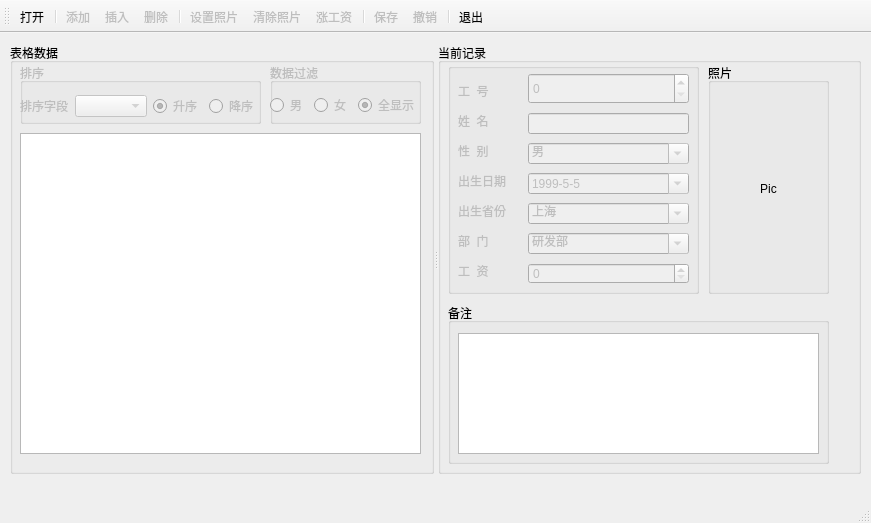
<?xml version="1.0" encoding="UTF-8"?>
<ui version="4.0">
 <class>MainWindow</class>
 <widget class="QMainWindow" name="MainWindow">
  <property name="geometry">
   <rect>
    <x>0</x>
    <y>0</y>
    <width>871</width>
    <height>523</height>
   </rect>
  </property>
  <property name="windowTitle">
   <string>Sql Manager</string>
  </property>
  <property name="windowIcon">
   <iconset resource="rsc.qrc">
    <normaloff>:/icons/icons/home.png</normaloff>:/icons/icons/home.png</iconset>
  </property>
  <widget class="QWidget" name="centralwidget">
   <widget class="QSplitter" name="splitter">
    <property name="geometry">
     <rect>
      <x>10</x>
      <y>10</y>
      <width>851</width>
      <height>431</height>
     </rect>
    </property>
    <property name="orientation">
     <enum>Qt::Horizontal</enum>
    </property>
    <widget class="QGroupBox" name="groupBox_table">
     <property name="enabled">
      <bool>true</bool>
     </property>
     <property name="title">
      <string>表格数据</string>
     </property>
     <widget class="QGroupBox" name="groupBox_order">
      <property name="enabled">
       <bool>false</bool>
      </property>
      <property name="geometry">
       <rect>
        <x>10</x>
        <y>20</y>
        <width>241</width>
        <height>61</height>
       </rect>
      </property>
      <property name="title">
       <string>排序</string>
      </property>
      <widget class="QWidget" name="layoutWidget">
       <property name="geometry">
        <rect>
         <x>0</x>
         <y>30</y>
         <width>238</width>
         <height>26</height>
        </rect>
       </property>
       <layout class="QHBoxLayout" name="horizontalLayout">
        <item>
         <widget class="QLabel" name="label_order">
          <property name="text">
           <string>排序字段</string>
          </property>
         </widget>
        </item>
        <item>
         <widget class="QComboBox" name="comboBox_order"/>
        </item>
        <item>
         <widget class="QRadioButton" name="radioButton_ascend">
          <property name="text">
           <string>升序</string>
          </property>
          <property name="checked">
           <bool>true</bool>
          </property>
         </widget>
        </item>
        <item>
         <widget class="QRadioButton" name="radioButton_descend">
          <property name="text">
           <string>降序</string>
          </property>
         </widget>
        </item>
       </layout>
      </widget>
     </widget>
     <widget class="QGroupBox" name="groupBox_filter">
      <property name="enabled">
       <bool>false</bool>
      </property>
      <property name="geometry">
       <rect>
        <x>260</x>
        <y>20</y>
        <width>151</width>
        <height>61</height>
       </rect>
      </property>
      <property name="title">
       <string>数据过滤</string>
      </property>
      <widget class="QWidget" name="layoutWidget">
       <property name="geometry">
        <rect>
         <x>0</x>
         <y>30</y>
         <width>149</width>
         <height>24</height>
        </rect>
       </property>
       <layout class="QHBoxLayout" name="horizontalLayout_2">
        <item>
         <widget class="QRadioButton" name="radioButton_man">
          <property name="text">
           <string>男</string>
          </property>
          <property name="checked">
           <bool>false</bool>
          </property>
         </widget>
        </item>
        <item>
         <widget class="QRadioButton" name="radioButton_girl">
          <property name="text">
           <string>女</string>
          </property>
         </widget>
        </item>
        <item>
         <widget class="QRadioButton" name="radioButton_all_sex">
          <property name="text">
           <string>全显示</string>
          </property>
          <property name="checked">
           <bool>true</bool>
          </property>
         </widget>
        </item>
       </layout>
      </widget>
     </widget>
     <widget class="QTableView" name="tableView">
      <property name="geometry">
       <rect>
        <x>10</x>
        <y>90</y>
        <width>401</width>
        <height>321</height>
       </rect>
      </property>
     </widget>
    </widget>
    <widget class="QGroupBox" name="groupBox_record">
     <property name="enabled">
      <bool>true</bool>
     </property>
     <property name="title">
      <string>当前记录</string>
     </property>
     <widget class="QGroupBox" name="groupBox_info">
      <property name="enabled">
       <bool>false</bool>
      </property>
      <property name="geometry">
       <rect>
        <x>10</x>
        <y>20</y>
        <width>251</width>
        <height>231</height>
       </rect>
      </property>
      <property name="title">
       <string/>
      </property>
      <widget class="QLabel" name="label_empNum">
       <property name="geometry">
        <rect>
         <x>10</x>
         <y>20</y>
         <width>54</width>
         <height>16</height>
        </rect>
       </property>
       <property name="text">
        <string>工  号</string>
       </property>
      </widget>
      <widget class="QLabel" name="label_name">
       <property name="geometry">
        <rect>
         <x>10</x>
         <y>50</y>
         <width>54</width>
         <height>16</height>
        </rect>
       </property>
       <property name="text">
        <string>姓  名</string>
       </property>
      </widget>
      <widget class="QLabel" name="label_sex">
       <property name="geometry">
        <rect>
         <x>10</x>
         <y>80</y>
         <width>54</width>
         <height>16</height>
        </rect>
       </property>
       <property name="text">
        <string>性  别</string>
       </property>
      </widget>
      <widget class="QLabel" name="label_birth">
       <property name="geometry">
        <rect>
         <x>10</x>
         <y>110</y>
         <width>54</width>
         <height>16</height>
        </rect>
       </property>
       <property name="text">
        <string>出生日期</string>
       </property>
      </widget>
      <widget class="QLabel" name="label_nation">
       <property name="geometry">
        <rect>
         <x>10</x>
         <y>140</y>
         <width>54</width>
         <height>16</height>
        </rect>
       </property>
       <property name="text">
        <string>出生省份</string>
       </property>
      </widget>
      <widget class="QLabel" name="label_dept">
       <property name="geometry">
        <rect>
         <x>10</x>
         <y>170</y>
         <width>54</width>
         <height>16</height>
        </rect>
       </property>
       <property name="text">
        <string>部  门</string>
       </property>
      </widget>
      <widget class="QLabel" name="label_salary">
       <property name="geometry">
        <rect>
         <x>10</x>
         <y>200</y>
         <width>54</width>
         <height>16</height>
        </rect>
       </property>
       <property name="text">
        <string>工  资</string>
       </property>
      </widget>
      <widget class="QSpinBox" name="spinBox_empNum">
       <property name="geometry">
        <rect>
         <x>80</x>
         <y>10</y>
         <width>161</width>
         <height>31</height>
        </rect>
       </property>
       <property name="maximum">
        <number>20000</number>
       </property>
      </widget>
      <widget class="QLineEdit" name="lineEdit_name">
       <property name="geometry">
        <rect>
         <x>80</x>
         <y>50</y>
         <width>161</width>
         <height>21</height>
        </rect>
       </property>
      </widget>
      <widget class="QComboBox" name="comboBox_sex">
       <property name="geometry">
        <rect>
         <x>80</x>
         <y>80</y>
         <width>161</width>
         <height>21</height>
        </rect>
       </property>
       <property name="editable">
        <bool>true</bool>
       </property>
       <item>
        <property name="text">
         <string>男</string>
        </property>
       </item>
       <item>
        <property name="text">
         <string>女</string>
        </property>
       </item>
      </widget>
      <widget class="QComboBox" name="comboBox_birth">
       <property name="geometry">
        <rect>
         <x>80</x>
         <y>110</y>
         <width>161</width>
         <height>21</height>
        </rect>
       </property>
       <property name="editable">
        <bool>true</bool>
       </property>
       <item>
        <property name="text">
         <string>1999-5-5</string>
        </property>
       </item>
       <item>
        <property name="text">
         <string>1990-1-1</string>
        </property>
       </item>
      </widget>
      <widget class="QComboBox" name="comboBox_nation">
       <property name="geometry">
        <rect>
         <x>80</x>
         <y>140</y>
         <width>161</width>
         <height>21</height>
        </rect>
       </property>
       <property name="editable">
        <bool>true</bool>
       </property>
       <item>
        <property name="text">
         <string>上海</string>
        </property>
       </item>
       <item>
        <property name="text">
         <string>北京</string>
        </property>
       </item>
       <item>
        <property name="text">
         <string>广州</string>
        </property>
       </item>
       <item>
        <property name="text">
         <string>成都</string>
        </property>
       </item>
       <item>
        <property name="text">
         <string>昆明</string>
        </property>
       </item>
      </widget>
      <widget class="QComboBox" name="comboBox_dept">
       <property name="geometry">
        <rect>
         <x>80</x>
         <y>170</y>
         <width>161</width>
         <height>21</height>
        </rect>
       </property>
       <property name="editable">
        <bool>true</bool>
       </property>
       <item>
        <property name="text">
         <string>研发部</string>
        </property>
       </item>
       <item>
        <property name="text">
         <string>销售部</string>
        </property>
       </item>
       <item>
        <property name="text">
         <string>宣发部</string>
        </property>
       </item>
       <item>
        <property name="text">
         <string>经营部</string>
        </property>
       </item>
       <item>
        <property name="text">
         <string>运维部</string>
        </property>
       </item>
      </widget>
      <widget class="QSpinBox" name="spinBox_salary">
       <property name="geometry">
        <rect>
         <x>80</x>
         <y>200</y>
         <width>161</width>
         <height>21</height>
        </rect>
       </property>
       <property name="maximum">
        <number>99999</number>
       </property>
      </widget>
     </widget>
     <widget class="QGroupBox" name="groupBox_memo">
      <property name="geometry">
       <rect>
        <x>10</x>
        <y>260</y>
        <width>381</width>
        <height>161</height>
       </rect>
      </property>
      <property name="title">
       <string>备注</string>
      </property>
      <widget class="QPlainTextEdit" name="plainTextEdit">
       <property name="geometry">
        <rect>
         <x>10</x>
         <y>30</y>
         <width>361</width>
         <height>121</height>
        </rect>
       </property>
      </widget>
     </widget>
     <widget class="QGroupBox" name="groupBox_pic">
      <property name="geometry">
       <rect>
        <x>270</x>
        <y>20</y>
        <width>121</width>
        <height>231</height>
       </rect>
      </property>
      <property name="title">
       <string>照片</string>
      </property>
      <widget class="QLabel" name="label_photo">
       <property name="geometry">
        <rect>
         <x>10</x>
         <y>30</y>
         <width>101</width>
         <height>191</height>
        </rect>
       </property>
       <property name="text">
        <string>Pic</string>
       </property>
       <property name="alignment">
        <set>Qt::AlignCenter</set>
       </property>
      </widget>
     </widget>
    </widget>
   </widget>
  </widget>
  <widget class="QStatusBar" name="statusbar"/>
  <widget class="QToolBar" name="toolBar">
   <property name="windowTitle">
    <string>toolBar</string>
   </property>
   <property name="toolButtonStyle">
    <enum>Qt::ToolButtonTextUnderIcon</enum>
   </property>
   <attribute name="toolBarArea">
    <enum>TopToolBarArea</enum>
   </attribute>
   <attribute name="toolBarBreak">
    <bool>false</bool>
   </attribute>
   <addaction name="action_open_file"/>
   <addaction name="separator"/>
   <addaction name="action_append_line"/>
   <addaction name="action_insert_line"/>
   <addaction name="action_delete_line"/>
   <addaction name="separator"/>
   <addaction name="action_photo_set"/>
   <addaction name="action_photo_clear"/>
   <addaction name="action_salary_increase"/>
   <addaction name="separator"/>
   <addaction name="action_save"/>
   <addaction name="action_undo"/>
   <addaction name="separator"/>
   <addaction name="action_quit"/>
  </widget>
  <action name="action_open_file">
   <property name="icon">
    <iconset resource="rsc.qrc">
     <normaloff>:/icons/icons/folder.png</normaloff>:/icons/icons/folder.png</iconset>
   </property>
   <property name="text">
    <string>打开</string>
   </property>
  </action>
  <action name="action_append_line">
   <property name="enabled">
    <bool>false</bool>
   </property>
   <property name="icon">
    <iconset resource="rsc.qrc">
     <normaloff>:/icons/icons/add_circle_outlined.png</normaloff>:/icons/icons/add_circle_outlined.png</iconset>
   </property>
   <property name="text">
    <string>添加</string>
   </property>
  </action>
  <action name="action_insert_line">
   <property name="enabled">
    <bool>false</bool>
   </property>
   <property name="icon">
    <iconset resource="rsc.qrc">
     <normaloff>:/icons/icons/puzzle.png</normaloff>:/icons/icons/puzzle.png</iconset>
   </property>
   <property name="text">
    <string>插入</string>
   </property>
  </action>
  <action name="action_delete_line">
   <property name="enabled">
    <bool>false</bool>
   </property>
   <property name="icon">
    <iconset resource="rsc.qrc">
     <normaloff>:/icons/icons/delete.png</normaloff>:/icons/icons/delete.png</iconset>
   </property>
   <property name="text">
    <string>删除</string>
   </property>
  </action>
  <action name="action_photo_set">
   <property name="enabled">
    <bool>false</bool>
   </property>
   <property name="icon">
    <iconset resource="rsc.qrc">
     <normaloff>:/icons/icons/photo_gallery_outlined.png</normaloff>:/icons/icons/photo_gallery_outlined.png</iconset>
   </property>
   <property name="text">
    <string>设置照片</string>
   </property>
  </action>
  <action name="action_photo_clear">
   <property name="enabled">
    <bool>false</bool>
   </property>
   <property name="icon">
    <iconset resource="rsc.qrc">
     <normaloff>:/icons/icons/photo_album.png</normaloff>:/icons/icons/photo_album.png</iconset>
   </property>
   <property name="text">
    <string>清除照片</string>
   </property>
  </action>
  <action name="action_salary_increase">
   <property name="enabled">
    <bool>false</bool>
   </property>
   <property name="icon">
    <iconset resource="rsc.qrc">
     <normaloff>:/icons/icons/stairs_up.png</normaloff>:/icons/icons/stairs_up.png</iconset>
   </property>
   <property name="text">
    <string>涨工资</string>
   </property>
  </action>
  <action name="action_save">
   <property name="enabled">
    <bool>false</bool>
   </property>
   <property name="icon">
    <iconset resource="rsc.qrc">
     <normaloff>:/icons/icons/save.png</normaloff>:/icons/icons/save.png</iconset>
   </property>
   <property name="text">
    <string>保存</string>
   </property>
  </action>
  <action name="action_undo">
   <property name="enabled">
    <bool>false</bool>
   </property>
   <property name="icon">
    <iconset resource="rsc.qrc">
     <normaloff>:/icons/icons/undo.png</normaloff>:/icons/icons/undo.png</iconset>
   </property>
   <property name="text">
    <string>撤销</string>
   </property>
  </action>
  <action name="action_quit">
   <property name="icon">
    <iconset resource="rsc.qrc">
     <normaloff>:/icons/icons/clear.png</normaloff>:/icons/icons/clear.png</iconset>
   </property>
   <property name="text">
    <string>退出</string>
   </property>
  </action>
 </widget>
 <resources>
  <include location="rsc.qrc"/>
 </resources>
 <connections>
  <connection>
   <sender>action_quit</sender>
   <signal>triggered()</signal>
   <receiver>MainWindow</receiver>
   <slot>close()</slot>
   <hints>
    <hint type="sourcelabel">
     <x>-1</x>
     <y>-1</y>
    </hint>
    <hint type="destinationlabel">
     <x>445</x>
     <y>250</y>
    </hint>
   </hints>
  </connection>
 </connections>
</ui>
